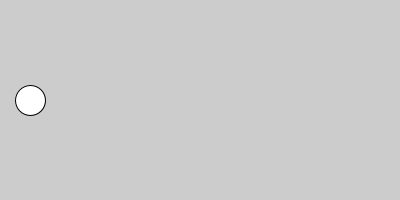
Frame 1 (no input)
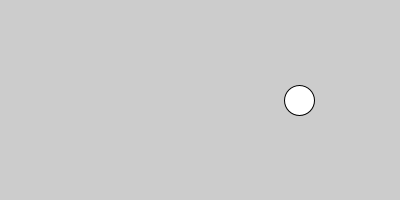
Frame 60 (the mouse pressed at the canvas centre just before this capture)
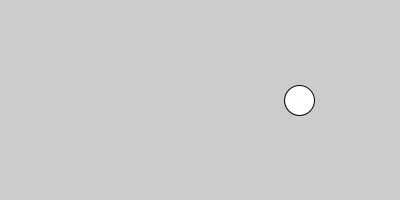
Frame 120 (the mouse held since frame 60 and released just before this capture)

The Processing sketch that drew these frames (run headless with seeded random() and noise(); from frame 60 on, the mouse is pressed at the canvas centre):

// Processing sketch: sk_func_spring
// ── sk_func_spring.pde
float fX = 0;
float fTargetX = 300;

void setup() 
{
  size(400, 200);
}

void draw() 
{
  background(204);
  
  // 位置更新
  fX = spring( fX, fTargetX, 0.1);
  
  ellipse( fX, height / 2, 30, 30);
}

// 現在位置と目的地から，新しい位置を返す．
float spring(float fXCurrent, float fTarget, float fEase) 
{
  return fXCurrent + (fTarget - fXCurrent) * fEase;
}
